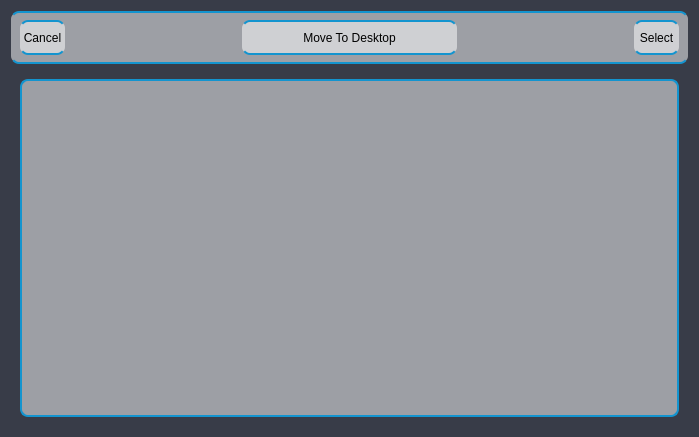
<?xml version="1.0" encoding="UTF-8"?>
<ui version="4.0">
 <class>Form</class>
 <widget class="QWidget" name="Form">
  <property name="geometry">
   <rect>
    <x>0</x>
    <y>0</y>
    <width>699</width>
    <height>437</height>
   </rect>
  </property>
  <property name="windowTitle">
   <string>Form</string>
  </property>
  <property name="styleSheet">
   <string notr="true">QWidget{
border-radius: 8px;
background-color: rgba(255, 255, 255, 130);
padding: 2px;
}
QWidget#Form{
background-color: rgb(56, 60, 72);
}</string>
  </property>
  <layout class="QVBoxLayout" name="verticalLayout">
   <item>
    <widget class="QWidget" name="widget" native="true">
     <property name="sizePolicy">
      <sizepolicy hsizetype="Expanding" vsizetype="Fixed">
       <horstretch>0</horstretch>
       <verstretch>0</verstretch>
      </sizepolicy>
     </property>
     <property name="minimumSize">
      <size>
       <width>0</width>
       <height>50</height>
      </size>
     </property>
     <property name="styleSheet">
      <string notr="true">QWidget{
border-top: 2px solid rgb(19, 148, 207);
border-bottom: 2px solid rgb(19, 148, 207);
}

QPushButton:hover{
border-top: none;
border-bottom: none;
border-right: 2px solid rgb(85, 170, 255);
border-left: 2px solid rgb(85, 170, 255);
background-color: rgba(233, 247, 255, 180);
padding: 0px;
}</string>
     </property>
     <layout class="QHBoxLayout" name="horizontalLayout_2">
      <item alignment="Qt::AlignLeft">
       <widget class="QPushButton" name="cancelBtn">
        <property name="sizePolicy">
         <sizepolicy hsizetype="Fixed" vsizetype="Fixed">
          <horstretch>0</horstretch>
          <verstretch>0</verstretch>
         </sizepolicy>
        </property>
        <property name="minimumSize">
         <size>
          <width>45</width>
          <height>35</height>
         </size>
        </property>
        <property name="text">
         <string>Cancel</string>
        </property>
       </widget>
      </item>
      <item>
       <widget class="QPushButton" name="desktopBtn">
        <property name="minimumSize">
         <size>
          <width>0</width>
          <height>35</height>
         </size>
        </property>
        <property name="text">
         <string>Move To Desktop</string>
        </property>
       </widget>
      </item>
      <item alignment="Qt::AlignRight">
       <widget class="QPushButton" name="selectBtn">
        <property name="sizePolicy">
         <sizepolicy hsizetype="Fixed" vsizetype="Fixed">
          <horstretch>0</horstretch>
          <verstretch>0</verstretch>
         </sizepolicy>
        </property>
        <property name="minimumSize">
         <size>
          <width>45</width>
          <height>35</height>
         </size>
        </property>
        <property name="text">
         <string>Select</string>
        </property>
       </widget>
      </item>
     </layout>
    </widget>
   </item>
   <item>
    <widget class="QWidget" name="widget_2" native="true">
     <property name="sizePolicy">
      <sizepolicy hsizetype="Expanding" vsizetype="Expanding">
       <horstretch>0</horstretch>
       <verstretch>0</verstretch>
      </sizepolicy>
     </property>
     <property name="styleSheet">
      <string notr="true">QWidget#widget_2{
background: transparent;
}</string>
     </property>
     <layout class="QHBoxLayout" name="horizontalLayout">
      <item>
       <widget class="QTreeView" name="treeView">
        <property name="styleSheet">
         <string notr="true">border: 2px solid rgb(19, 148, 207);</string>
        </property>
       </widget>
      </item>
     </layout>
    </widget>
   </item>
  </layout>
 </widget>
 <resources/>
 <connections/>
</ui>
